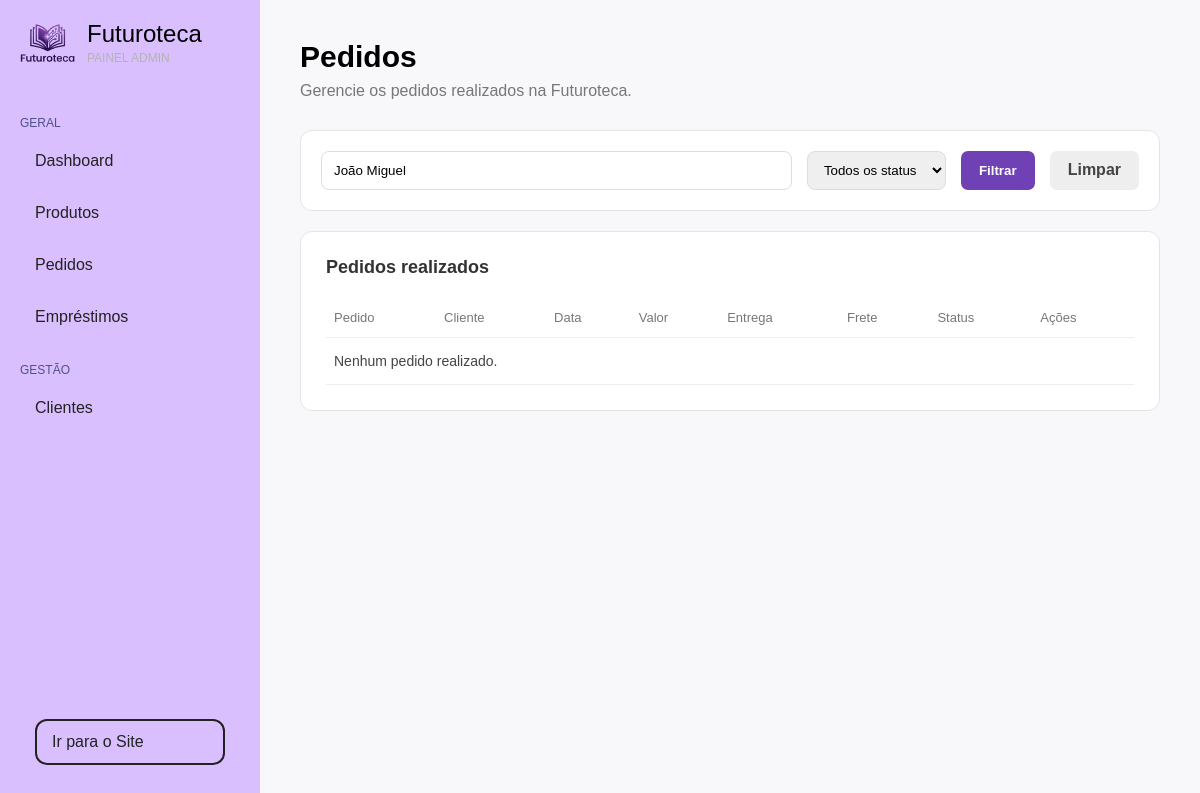
The page /dashboard/pedidos.php?cliente=João Miguel (signed in) on the database as committed earlier.
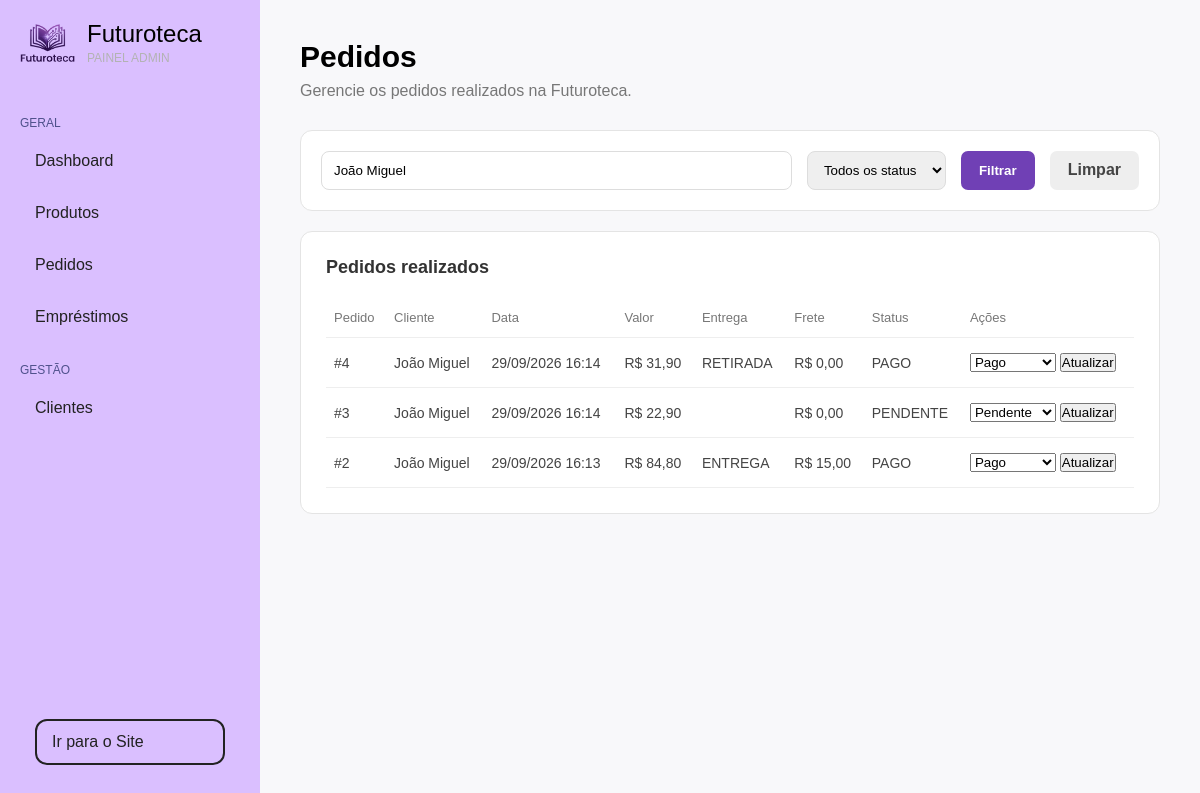
The same page on the database as committed later.
### tables this page shows
CREATE TABLE `pedido` (
  `id_pedido` int(11) NOT NULL,
  `id_usuario` int(11) NOT NULL,
  `data_pedido` datetime NOT NULL DEFAULT current_timestamp(),
  `valor_total` decimal(10,2) NOT NULL,
  `tipo_entrega` enum('RETIRADA','ENTREGA') NOT NULL,
  `frete` decimal(10,2) NOT NULL DEFAULT 0.00,
  `status` enum('PENDENTE','PAGO','ENVIADO','ENTREGUE','CANCELADO') NOT NULL DEFAULT 'PENDENTE'
);

CREATE TABLE `usuario` (
  `id_usuario` int(11) NOT NULL,
  `nome` varchar(100) NOT NULL,
  `email` varchar(150) NOT NULL,
  `cpf` varchar(14) NOT NULL,
  `telefone` varchar(20) DEFAULT NULL,
  `endereco` varchar(255) DEFAULT NULL,
  `tipo_usuario` enum('ADMIN','CLIENTE') NOT NULL DEFAULT 'CLIENTE',
  `senha` varchar(255) NOT NULL
);

### dashboard/pedidos.php (the view, shortened to what this page needs)
<?php
require_once '../crud.php';
$cliente = $_GET["cliente"] ?? "";
$sql = "SELECT
            pedido.*,
            usuario.nome AS nome_cliente
        FROM pedido
        INNER JOIN usuario
            ON pedido.id_usuario = usuario.id_usuario
        WHERE 1=1";
$params = [];
if (!empty($cliente)) {
    $sql .= " AND usuario.nome LIKE ?";
    $params[] = "%" . $cliente . "%";
}
$sql .= " ORDER BY pedido.id_pedido DESC";
$stmt = $pdo->prepare($sql);
$stmt->execute($params);
$pedidos = $stmt->fetchAll(PDO::FETCH_ASSOC);
?>
<!DOCTYPE html>
<html lang="pt-br">
<head>
    <link rel="stylesheet" href="../css/dashboard.css">
</head>
<body>
    <?php include 'partials/sidebar.php'; ?>
    <main class="conteudo">
        <div class="titulo-dashboard">
            <h1>Pedidos</h1>
            <p>Gerencie os pedidos realizados na Futuroteca.</p>
        </div>
        <form method="GET" class="filtros-produtos">
            <input type="text" name="cliente" placeholder="Buscar por cliente..."
                value="<?= htmlspecialchars($cliente) ?>">
            <select name="status">
                <option value="">
                    Todos os status
                </option>
            </select>
            <button type="submit" class="btn-filtrar">
                Filtrar
            </button>
            <a href="pedidos.php" class="btn-limpar">
                Limpar
            </a>
        </form>
        <div class="painel-dashboard">
            <div class="painel-titulo">
                <h3>Pedidos realizados</h3>
            </div>
            <table>
                <thead>
                    <tr>
                        <th>Pedido</th>
                        <th>Cliente</th>
                        <th>Data</th>
                        <th>Valor</th>
                        <th>Entrega</th>
                        <th>Frete</th>
                        <th>Status</th>
                        <th>Ações</th>
                    </tr>
                </thead>
                <tbody>
                    <?php if (count($pedidos) == 0): ?>
                        <tr>
                            <td colspan="8">
                                Nenhum pedido realizado.
                            </td>
                        </tr>
                    <?php else: ?>
                        <?php foreach ($pedidos as $pedido): ?>
                            <tr>
                                <td>
                                    #<?= $pedido["id_pedido"] ?>
                                </td>
                                <td>
                                    <?= htmlspecialchars($pedido["nome_cliente"]) ?>
                                </td>
                                <td>
                                    <?= date("d/m/Y H:i", strtotime($pedido["data_pedido"])) ?>
                                </td>
                                <td>
                                    R$ <?= number_format($pedido["valor_total"], 2, ",", ".") ?>
                                </td>
                                <td>
                                    <?= htmlspecialchars($pedido["tipo_entrega"]) ?>
                                </td>
                                <td>
                                    R$ <?= number_format($pedido["frete"], 2, ",", ".") ?>
                                </td>
                                <td>
                                    <?= htmlspecialchars($pedido["status"]) ?>
                                </td>
                                <td>
                                    <form action="atualizar-status-pedido.php" method="POST">
                                        <select name="status">
                                            <option value="PENDENTE" <?= $pedido["status"] == "PENDENTE" ? "selected" : "" ?>>
                                                Pendente
                                            </option>
                                            <option value="PAGO" <?= $pedido["status"] == "PAGO" ? "selected" : "" ?>>
                                                Pago
                                            </option>
                                        </select>
                                        <button type="submit">
                                            Atualizar
                                        </button>
                                    </form>
                                </td>
                            </tr>
                        <?php endforeach; ?>
                    <?php endif; ?>
                </tbody>
            </table>
        </div>
    </main>
</body>
</html>

Rows that differ between the two databases and show on the page:
added pedido: id_pedido "4", id_usuario.nome "João Miguel", data_pedido "29/09/2026 16:14", valor_total "31,90", tipo_entrega "RETIRADA", frete "0,00", status "PAGO", status "Pago"
added pedido: id_pedido "3", id_usuario.nome "João Miguel", data_pedido "29/09/2026 16:14", valor_total "22,90", frete "0,00", status "PENDENTE", status "Pendente"
added pedido: id_pedido "2", id_usuario.nome "João Miguel", data_pedido "29/09/2026 16:13", valor_total "84,80", tipo_entrega "ENTREGA", frete "15,00", status "PAGO", status "Pago"
Other text that changed with them:
text no longer shown: "Nenhum pedido realizado."
